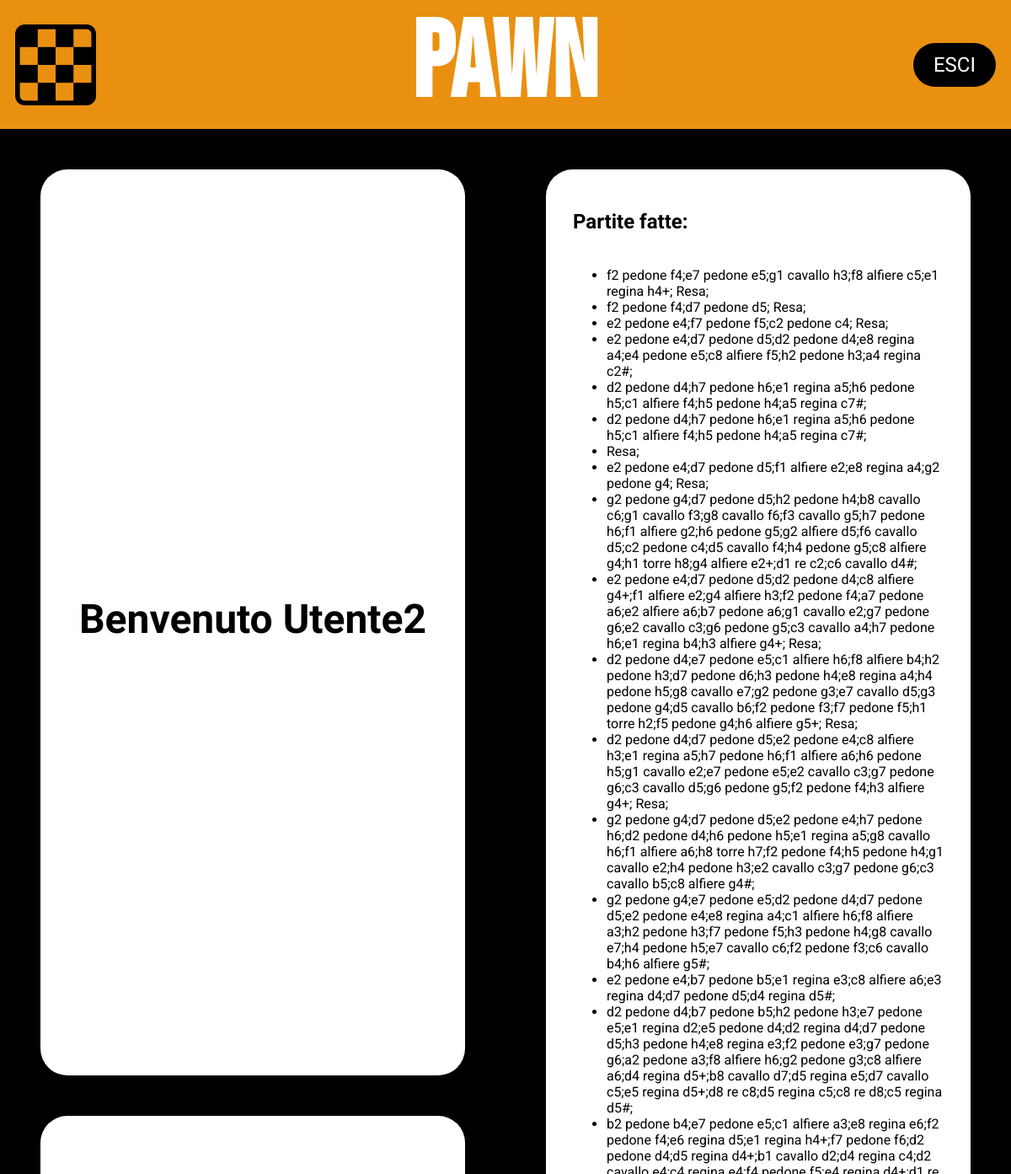
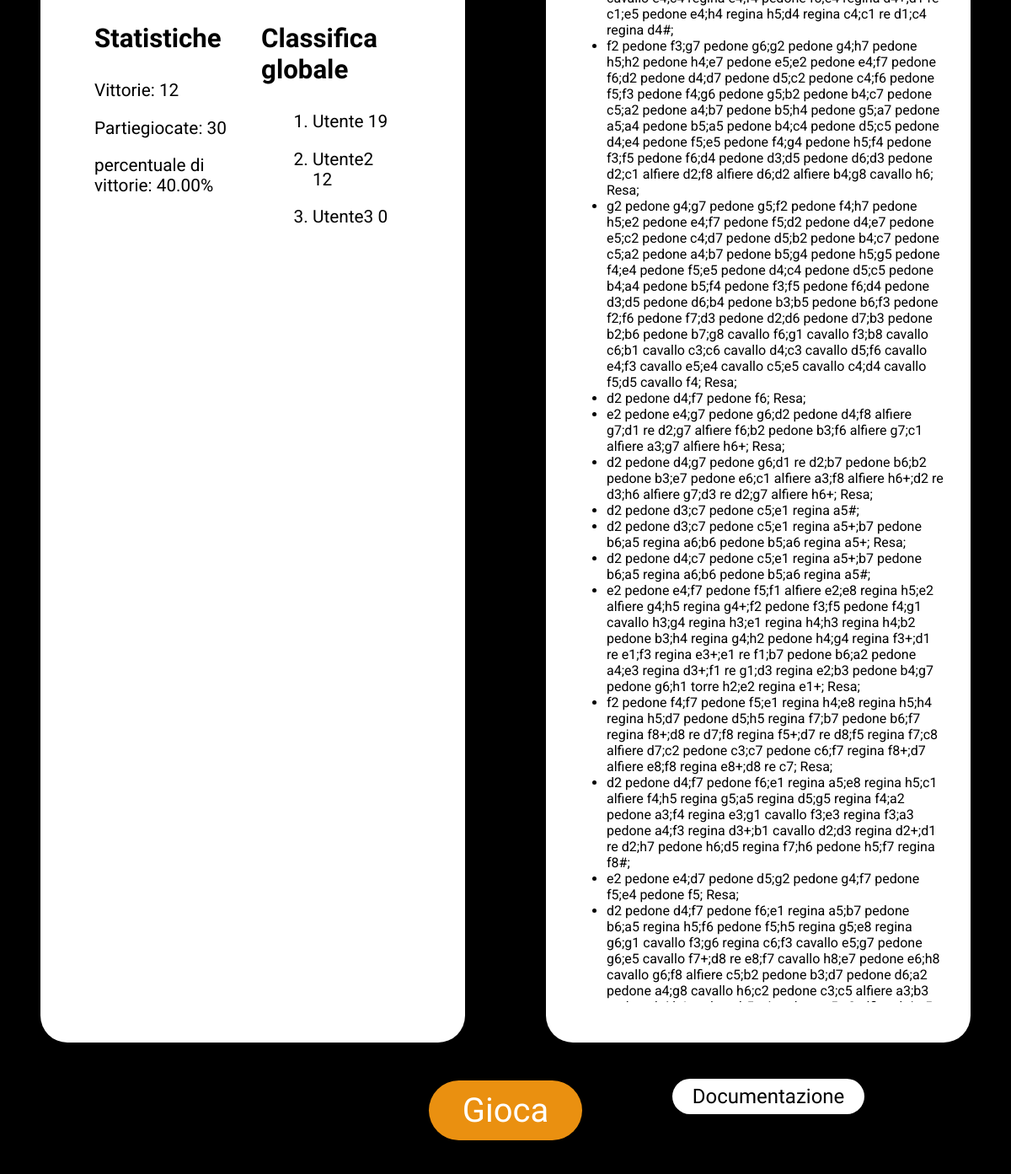
Page / (signed in) on the committed database (2 pictures, top to bottom).
### tables this page shows
CREATE TABLE `users` (
  `id` int(11) NOT NULL AUTO_INCREMENT,
  `username` varchar(255) NOT NULL,
  `email` varchar(255) NOT NULL,
  `password` varchar(61) NOT NULL,
  `victories` int(11) NOT NULL DEFAULT '0',
  PRIMARY KEY (`id`),
  UNIQUE KEY `email` (`email`),
  UNIQUE KEY `username` (`username`)
);

CREATE TABLE `matches` (
  `match_id` int(11) NOT NULL AUTO_INCREMENT,
  `player1_id` int(11) NOT NULL,
  `player2_id` int(11) DEFAULT NULL,
  `moves` text,
  `round` tinyint(1) DEFAULT '1',
  `ended` tinyint(1) DEFAULT '0',
  `waiting` tinyint(1) DEFAULT '1',
  `winner` int(11) DEFAULT NULL,
  PRIMARY KEY (`match_id`),
  KEY `player1_id` (`player1_id`),
  KEY `player2_id` (`player2_id`),
  KEY `matches_ibfk_3` (`winner`),
  CONSTRAINT `matches_ibfk_1` FOREIGN KEY (`player1_id`) REFERENCES `users` (`id`),
  CONSTRAINT `matches_ibfk_2` FOREIGN KEY (`player2_id`) REFERENCES `users` (`id`),
  CONSTRAINT `matches_ibfk_3` FOREIGN KEY (`winner`) REFERENCES `users` (`id`)
);

### index.php (the view, shortened to what this page needs)
<?php
    include "config.php";
    include "navbar.php";
?>
<!DOCTYPE html>
<html lang="it">
<head>
    <link rel="stylesheet" href="css/mainBoard.css">
    <link rel="stylesheet" href="css/navbar.css">
</head>
<body>
    <?php
        $idButton="esci";
        $button="ESCI";
        navbar($idButton,$button);
    ?>
    <main>
        <div id="benvenuto">
            <h2>Benvenuto <?php
            $victoriesSql = "SELECT * FROM users WHERE id = ? ";
            $victoriesStmt = $conn->prepare($victoriesSql);
            $victoriesStmt->bind_param("i", $_SESSION['id']);
            $victoriesStmt->execute();
            $victoriesResult = $victoriesStmt->get_result();
            $vittorie=false;
            if ($victoriesResult->num_rows > 0) {
                $row = $victoriesResult->fetch_assoc();
                echo $row['username'];
                $vittorie=$row['victories'];
            }
            ?></h2>
        </div>
        <div id="statistiche">
            <div>
                <h3>Statistiche</h3>
                <p>Vittorie: <?php
                        if($vittorie){
                            echo $row['victories'];
                        } else{
                            echo '0';
                        }
                        ?></p>
                <p>Partiegiocate: <?php
                    $matchesSql = "SELECT * FROM matches WHERE (player1_id = ?  OR player2_id = ?) AND ended=true;";
                    $matchesStmt = $conn->prepare($matchesSql);
                    $matchesStmt->bind_param("ii", $_SESSION['id'], $_SESSION['id']);
                    $matchesStmt->execute();
                    $matchesResult = $matchesStmt->get_result();
                    $numeroPartite=$matchesResult->num_rows;
                    echo $numeroPartite."</p>";
                    if ($matchesResult->num_rows > 0) {
                        $percentualeVittorie=$vittorie*100/$numeroPartite;
                        echo "<p>percentuale di vittorie: ".number_format($percentualeVittorie, 2)."%</p>";
                    }
                        ?>
            </div>
            <div>
                <h3>Classifica globale</h3>
                <ol>
                    <?php
                        $scoreSql="SELECT users.username,users.victories FROM users ORDER BY users.victories DESC LIMIT 3;";
                        $scoreStmt = $conn->prepare($scoreSql);
                        $scoreStmt->execute();
                        $scoreResult = $scoreStmt->get_result();
                        while($row = $scoreResult->fetch_assoc()){
                            echo "<li>";
                            echo $row["username"]." ".$row["victories"];
                            echo "</li>";
                        }
                    ?>
                </ol>
            </div>
        </div>
        <div id="partiteFatte">
            <h3>Partite fatte:</h3>
            <ul>
                <?php
                    if ($matchesResult->num_rows > 0) {
                        while($row = $matchesResult->fetch_assoc()){
                            echo "<li>";
                            echo str_replace(","," ",$row["moves"]);
                            echo "</li>";
                        }
                    }else if($matchesResult->num_rows == 0){
                        echo "<li>";
                        echo "È il momento di fare la tua prima partita!!";
                        echo "</li>";
                    }
                    ?>
            </ul>
        </div>
        <div id="matchmaking">
            <button id="gioca">Gioca</button>
            <a href="documentazione.html" target="_blank" >Documentazione</a>
        </div>
    </main>
</body>
</html>

### navbar.php
<?php
function navbar($idButton,$button){
    echo '
    <nav>
        <img src="img/board.png" alt="chesboard icon">
        <h1 id="pawn">PAWN</h1>
        <button id='.$idButton.">".$button."</button>
    </nav>";
}?>

### css/mainBoard.css (style rules this page uses)
* { font-family: 'Roboto', sans-serif; font-size: 1em; }
body { margin: 0; padding: 0; background-color: black; }
main { display: grid; grid-template-columns: 1fr 1fr ; grid-template-rows: auto auto auto; height: 75vh; }
#partiteFatte { grid-row-start: 1; grid-row-end: 3; grid-column-start: 2; grid-column-end: 3; overflow: hidden; display: flex; flex-direction: column; }
#partiteFatte>ul { word-wrap: break-word; flex-grow: 1; max-height: 100%; overflow-y: auto; }
main>div { background-color: white; padding: 2em; padding-top: 1.5em; border-radius: 2em; margin:3em; margin-bottom: 0; }
#benvenuto { grid-row-start: 1; grid-row-end: 2; grid-column-start: 1; grid-column-end: 2; display: flex; justify-content: center; align-items: center; }
h3 { font-family: "Comfortaa", sans-serif; font-weight: bold; font-size: 1.5em; }
h2 { font-family: "Comfortaa", sans-serif; font-size: 3em; }
button,a { padding: 0.3em 1em; font-family: "Comfortaa", sans-serif; border-radius: 2em; border-style: none; color: white; font-size: 1.5em; background-color: #EA9010; cursor: pointer; }
#matchmaking { position: relative; background-color: black; grid-column-start: 1; grid-column-end: 3; display: flex; justify-content: center; align-items: center; flex-direction: column; padding:0.8em 0; margin:0; width: 100%; }
#gioca { font-size: 2.5em; border-radius: 3em; }
#statistiche { box-sizing: border-box; padding: 4em; grid-row-start: 2; grid-row-end: 3; grid-column-start: 1; grid-column-end: 2; display: flex; justify-content: space-around; }
#statistiche>div { display: table-column; font-size: 1.3em; }
#statistiche>div li { margin: 1em; }
a { position: absolute; right: 5vh; text-decoration: none; color: black; background-color: white; padding: 0.3em 1em; display: flex; align-items: center; }
#esci { padding: 0.5em 1em; }

### css/navbar.css (style rules this page uses)
nav { display: flex; justify-content: space-between; align-items: center; background-color: #EA9010; padding: 0% 1.5%; height: 13%; }
nav>h1 { height: 100%; margin: 0; font-family: "Bebas Neue", sans-serif; font-size: 8em; color: white; }
nav>img { align-self: center; height: 6em; width: auto; }
nav>button { background-color: black; color: white; }

### rows in the picture
users: username "Utente2", victories "12", victories "40.00"
users: username "Utente", victories "19"
users: username "Utente3", victories "0"
matches: moves "f2 pedone f4;e7 pedone e5;g1 cavallo h3;f8 alfiere c5;e1 regina h4+; Resa;"
matches: moves "f2 pedone f4;d7 pedone d5; Resa;"
matches: moves "e2 pedone e4;f7 pedone f5;c2 pedone c4; Resa;"
matches: moves "e2 pedone e4;d7 pedone d5;d2 pedone d4;e8 regina a4;e4 pedone e5;c8 alfiere f5;h2 pedone h3;a4 regina c2#;"
matches: moves "d2 pedone d4;h7 pedone h6;e1 regina a5;h6 pedone h5;c1 alfiere f4;h5 pedone h4;a5 regina c7#;"
matches: moves "d2 pedone d4;h7 pedone h6;e1 regina a5;h6 pedone h5;c1 alfiere f4;h5 pedone h4;a5 regina c7#;"
matches: moves "Resa;"
matches: moves "e2 pedone e4;d7 pedone d5;f1 alfiere e2;e8 regina a4;g2 pedone g4; Resa;"
matches: moves "g2 pedone g4;d7 pedone d5;h2 pedone h4;b8 cavallo c6;g1 cavallo f3;g8 cavallo f6;f3 cavallo g5;h7 pedone h6;f1 alfiere g2;h6 pedone g5;g2 alfiere d5;f6 cavallo d5;c2 pedone c4;d5 cavallo f4;h4 pedone g5;c8 alfiere g4;h1 torre h8;g4 alfiere e2+;d1 re c2;c6 cavallo d4#;"
matches: moves "e2 pedone e4;d7 pedone d5;d2 pedone d4;c8 alfiere g4+;f1 alfiere e2;g4 alfiere h3;f2 pedone f4;a7 pedone a6;e2 alfiere a6;b7 pedone a6;g1 cavallo e2;g7 pedone g6;e2 cavallo c3;g6 pedone g5;c3 cavallo a4;h7 pedone h6;e1 regina b4;h3 alfiere g4+; Resa;"
matches: moves "d2 pedone d4;e7 pedone e5;c1 alfiere h6;f8 alfiere b4;h2 pedone h3;d7 pedone d6;h3 pedone h4;e8 regina a4;h4 pedone h5;g8 cavallo e7;g2 pedone g3;e7 cavallo d5;g3 pedone g4;d5 cavallo b6;f2 pedone f3;f7 pedone f5;h1 torre h2;f5 pedone g4;h6 alfiere g5+; Resa;"
matches: moves "d2 pedone d4;d7 pedone d5;e2 pedone e4;c8 alfiere h3;e1 regina a5;h7 pedone h6;f1 alfiere a6;h6 pedone h5;g1 cavallo e2;e7 pedone e5;e2 cavallo c3;g7 pedone g6;c3 cavallo d5;g6 pedone g5;f2 pedone f4;h3 alfiere g4+; Resa;"
matches: moves "g2 pedone g4;d7 pedone d5;e2 pedone e4;h7 pedone h6;d2 pedone d4;h6 pedone h5;e1 regina a5;g8 cavallo h6;f1 alfiere a6;h8 torre h7;f2 pedone f4;h5 pedone h4;g1 cavallo e2;h4 pedone h3;e2 cavallo c3;g7 pedone g6;c3 cavallo b5;c8 alfiere g4#;"
matches: moves "g2 pedone g4;e7 pedone e5;d2 pedone d4;d7 pedone d5;e2 pedone e4;e8 regina a4;c1 alfiere h6;f8 alfiere a3;h2 pedone h3;f7 pedone f5;h3 pedone h4;g8 cavallo e7;h4 pedone h5;e7 cavallo c6;f2 pedone f3;c6 cavallo b4;h6 alfiere g5#;"
matches: moves "e2 pedone e4;b7 pedone b5;e1 regina e3;c8 alfiere a6;e3 regina d4;d7 pedone d5;d4 regina d5#;"
matches: moves "d2 pedone d4;b7 pedone b5;h2 pedone h3;e7 pedone e5;e1 regina d2;e5 pedone d4;d2 regina d4;d7 pedone d5;h3 pedone h4;e8 regina e3;f2 pedone e3;g7 pedone g6;a2 pedone a3;f8 alfiere h6;g2 pedone g3;c8 alfiere a6;d4 regina d5+;b8 cavallo d7;d5 regina e5;d7 cavallo c5;e5 regina d5+;d8 re c8;d5 regina c5;c8 re d8;c5 regina d5#;"
matches: moves "b2 pedone b4;e7 pedone e5;c1 alfiere a3;e8 regina e6;f2 pedone f4;e6 regina d5;e1 regina h4+;f7 pedone f6;d2 pedone d4;d5 regina d4+;b1 cavallo d2;d4 regina c4;d2 cavallo e4;c4 regina e4;f4 pedone f5;e4 regina d4+;d1 re c1;e5 pedone e4;h4 regina h5;d4 regina c4;c1 re d1;c4 regina d4#;"
matches: moves "f2 pedone f3;g7 pedone g6;g2 pedone g4;h7 pedone h5;h2 pedone h4;e7 pedone e5;e2 pedone e4;f7 pedone f6;d2 pedone d4;d7 pedone d5;c2 pedone c4;f6 pedone f5;f3 pedone f4;g6 pedone g5;b2 pedone b4;c7 pedone c5;a2 pedone a4;b7 pedone b5;h4 pedone g5;a7 pedone a5;a4 pedone b5;a5 pedone b4;c4 pedone d5;c5 pedone d4;e4 pedone f5;e5 pedone f4;g4 pedone h5;f4 pedone f3;f5 pedone f6;d4 pedone d3;d5 pedone d6;d3 pedone d2;c1 alfiere d2;f8 alfiere d6;d2 alfiere b4;g8 cavallo h6; Resa;"
matches: moves "g2 pedone g4;g7 pedone g5;f2 pedone f4;h7 pedone h5;e2 pedone e4;f7 pedone f5;d2 pedone d4;e7 pedone e5;c2 pedone c4;d7 pedone d5;b2 pedone b4;c7 pedone c5;a2 pedone a4;b7 pedone b5;g4 pedone h5;g5 pedone f4;e4 pedone f5;e5 pedone d4;c4 pedone d5;c5 pedone b4;a4 pedone b5;f4 pedone f3;f5 pedone f6;d4 pedone d3;d5 pedone d6;b4 pedone b3;b5 pedone b6;f3 pedone f2;f6 pedone f7;d3 pedone d2;d6 pedone d7;b3 pedone b2;b6 pedone b7;g8 cavallo f6;g1 cavallo f3;b8 cavallo c6;b1 cavallo c3;c6 cavallo d4;c3 cavallo d5;f6 cavallo e4;f3 cavallo e5;e4 cavallo c5;e5 cavallo c4;d4 cavallo f5;d5 cavallo f4; Resa;"
matches: moves "d2 pedone d4;f7 pedone f6; Resa;"
matches: moves "e2 pedone e4;g7 pedone g6;d2 pedone d4;f8 alfiere g7;d1 re d2;g7 alfiere f6;b2 pedone b3;f6 alfiere g7;c1 alfiere a3;g7 alfiere h6+; Resa;"
matches: moves "d2 pedone d4;g7 pedone g6;d1 re d2;b7 pedone b6;b2 pedone b3;e7 pedone e6;c1 alfiere a3;f8 alfiere h6+;d2 re d3;h6 alfiere g7;d3 re d2;g7 alfiere h6+; Resa;"
matches: moves "d2 pedone d3;c7 pedone c5;e1 regina a5#;"
matches: moves "d2 pedone d3;c7 pedone c5;e1 regina a5+;b7 pedone b6;a5 regina a6;b6 pedone b5;a6 regina a5+; Resa;"
matches: moves "d2 pedone d4;c7 pedone c5;e1 regina a5+;b7 pedone b6;a5 regina a6;b6 pedone b5;a6 regina a5#;"
matches: moves "e2 pedone e4;f7 pedone f5;f1 alfiere e2;e8 regina h5;e2 alfiere g4;h5 regina g4+;f2 pedone f3;f5 pedone f4;g1 cavallo h3;g4 regina h3;e1 regina h4;h3 regina h4;b2 pedone b3;h4 regina g4;h2 pedone h4;g4 regina f3+;d1 re e1;f3 regina e3+;e1 re f1;b7 pedone b6;a2 pedone a4;e3 regina d3+;f1 re g1;d3 regina e2;b3 pedone b4;g7 pedone g6;h1 torre h2;e2 regina e1+; Resa;"
matches: moves "f2 pedone f4;f7 pedone f5;e1 regina h4;e8 regina h5;h4 regina h5;d7 pedone d5;h5 regina f7;b7 pedone b6;f7 regina f8+;d8 re d7;f8 regina f5+;d7 re d8;f5 regina f7;c8 alfiere d7;c2 pedone c3;c7 pedone c6;f7 regina f8+;d7 alfiere e8;f8 regina e8+;d8 re c7; Resa;"
matches: moves "d2 pedone d4;f7 pedone f6;e1 regina a5;e8 regina h5;c1 alfiere f4;h5 regina g5;a5 regina d5;g5 regina f4;a2 pedone a3;f4 regina e3;g1 cavallo f3;e3 regina f3;a3 pedone a4;f3 regina d3+;b1 cavallo d2;d3 regina d2+;d1 re d2;h7 pedone h6;d5 regina f7;h6 pedone h5;f7 regina f8#;"
matches: moves "e2 pedone e4;d7 pedone d5;g2 pedone g4;f7 pedone f5;e4 pedone f5; Resa;"
matches: moves "d2 pedone d4;f7 pedone f6;e1 regina a5;b7 pedone b6;a5 regina h5;f6 pedone f5;h5 regina g5;e8 regina g6;g1 cavallo f3;g6 regina c6;f3 cavallo e5;g7 pedone g6;e5 cavallo f7+;d8 re e8;f7 cavallo h8;e7 pedone e6;h8 cavallo g6;f8 alfiere c5;b2 pedone b3;d7 pedone d6;a2 pedone a4;g8 cavallo h6;c2 pedone c3;c5 alfiere a3;b3…"

### other values in the picture
$button "ESCI"
$numeroPartite "30"
